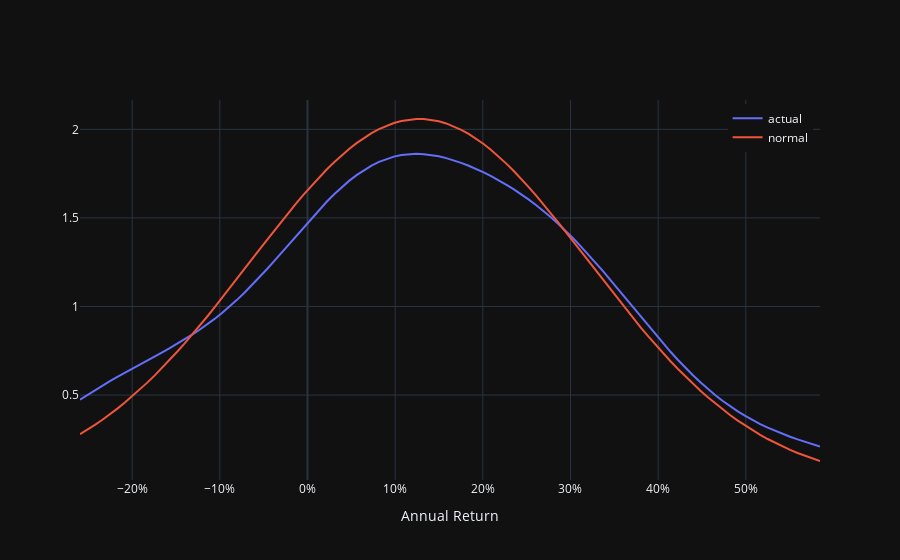

The notebook cell saved with this chart:
### Code cell
from scipy.stats import norm
from scipy.stats import gaussian_kde as kde

density = kde(spy.ret)
grid = np.linspace(np.min(spy.ret), np.max(spy.ret), 100)

trace1 = go.Scatter(
  x=grid,
  y=density(grid),
  mode="lines",
  name="actual"
)

trace2 = go.Scatter(
  x=grid, 
  y=norm.pdf(grid, np.mean(spy.ret), scale=np.std(spy.ret)), 
  mode="lines", 
  name="normal"
)
fig = go.Figure()
fig.add_trace(trace1)
fig.add_trace(trace2)
fig.update_layout(
    template="plotly_dark",
    xaxis_title="Annual Return",
    yaxis_title="",
    xaxis_tickformat=".0%",
    yaxis_tickformat="",
    legend=dict(
        yanchor="top", 
        y=0.99, 
        xanchor="right", 
        x=0.99
    ),
)

fig.show()
